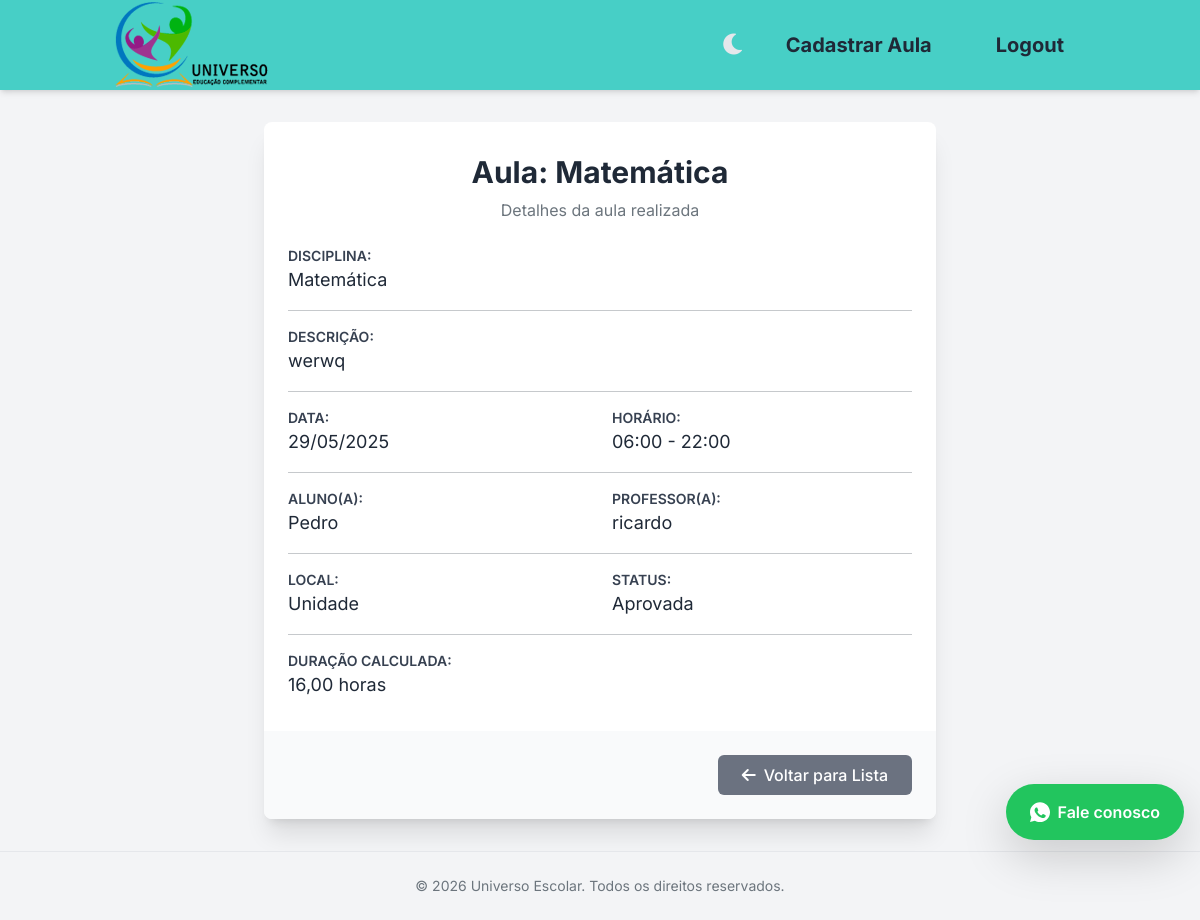
/aula/5/detalhes/ (signed in), run on the app's committed database.
### uniescolar/models.py (models this page shows, shortened)
class Aula(models.Model):
    STATUS_APROVACAO_CHOICES = [
        ('pendente', 'Pendente'),
        ('aprovada', 'Aprovada'),
        ('rejeitada', 'Rejeitada'),
    ]
    id = models.AutoField(primary_key=True)
    local = models.CharField(max_length=100)
    disciplina = models.ForeignKey(Disciplina, on_delete=models.CASCADE, related_name="aulas_disciplina")
    data_inicio = models.DateField(default=timezone.now)
    hora_inicio = models.TimeField(default=hora_inicio_padrao)
    hora_fim = models.TimeField(default=hora_fim_padrao)
    aluno = models.ForeignKey(
        Aluno,
        on_delete=models.CASCADE,
        related_name="aulas"
    )
    professor = models.ForeignKey(
        Professor,
        on_delete=models.CASCADE,
        related_name="aulas_ministradas"
    )
    descricao = models.TextField()
    status_aprovacao = models.CharField( # NOVO CAMPO
        max_length=10,
        choices=STATUS_APROVACAO_CHOICES,
        default='pendente' # Default para novas aulas
    )
    class Meta:
        unique_together = (
            'aluno', 'professor', 'data_inicio', 'hora_inicio', 'hora_fim'
        )

class Disciplina(models.Model):
    nome = models.CharField(max_length=100)
    def __str__(self):
        return f"{self.nome}"

class Aluno(models.Model):
    SEXO_CHOICES = [
        ('M', 'Masculino'),
        ('F', 'Feminino'),
        ('O', 'Outro'),
    ]
    id = models.AutoField(primary_key=True)
    nome = models.CharField(max_length=200)
    sexo = models.CharField(max_length=30, choices=SEXO_CHOICES)
    data_nascimento = models.DateField(default=timezone.now)
    responsavel = models.ForeignKey( # Aluno tem um Responsavel
        Responsavel,
        on_delete=models.CASCADE,
        related_name="alunos_dependentes" # Permite responsavel.alunos_dependentes.all()
    )
    def __str__(self):
        responsavel_nome = str(self.responsavel) if self.responsavel else "Sem responsável"
        return f"{self.nome}"

class Responsavel(models.Model):
    CPF = models.CharField(max_length=14, primary_key=True, default='') # CPF como PK
    user = models.ForeignKey( # Relação com o User do Django
        User,
        on_delete=models.CASCADE,
        default=None,
        null=True,
        blank=True,
        related_name="responsavel_profiles" # Permite user.responsavel_profiles.all()
    )
    profissao = models.CharField(max_length=255)
    def __str__(self):
        if self.user:
            return (
            f"{self.user.first_name} {self.user.last_name}".strip()
            or self.user.username
        )
        return "Responsável sem usuário"

class Professor(models.Model):
    user = models.OneToOneField( # Relação OneToOne com User do Django, User é a PK de Professor
        User,
        on_delete=models.CASCADE,
        primary_key=True,
        default=None,
        related_name="professor_profile" # Permite user.professor_profile
    )
    materia = models.CharField(max_length=100)
    def __str__(self):
        return f"{self.user.username}"

### uniescolar/views.py (the view)
# urls.py: path('aula/<int:id>/detalhes/', views.aula_detail_view, name='detalhe_aula'),
@login_required
def aula_detail_view(request, id):
    aula_instance = get_object_or_404(Aula.objects.select_related('disciplina', 'aluno', 'professor__user'), id=id)
    user_can_view = False
    user_is_gestor = is_gestor_check(request.user)
    user_is_professor_of_aula = hasattr(request.user, 'professor_profile') and aula_instance.professor == request.user.professor_profile
    user_is_responsavel_of_aluno = False
    if hasattr(request.user, 'responsavel_profiles'):
        if aula_instance.aluno.responsavel in request.user.responsavel_profiles.all():
            user_is_responsavel_of_aluno = True
    if user_is_gestor:
        user_can_view = True
    elif user_is_professor_of_aula:
        user_can_view = True
    elif user_is_responsavel_of_aluno and aula_instance.status_aprovacao == 'aprovada':
        user_can_view = True
    if not user_can_view:
        messages.error(request, "Você não tem permissão para ver detalhes desta aula ou a aula não está aprovada.")
        return redirect('home')
    if not hasattr(aula_instance, 'duracao_calculada'):
        aula_instance.duracao_calculada = 0.0
        if aula_instance.hora_inicio and aula_instance.hora_fim:
            dia_para_calculo = aula_instance.data_inicio if aula_instance.data_inicio else date.today()
            try:
                datetime_inicio = datetime.combine(dia_para_calculo, aula_instance.hora_inicio)
                datetime_fim = datetime.combine(dia_para_calculo, aula_instance.hora_fim)
                if datetime_fim > datetime_inicio:
                    aula_instance.duracao_calculada = round((datetime_fim - datetime_inicio).total_seconds() / 3600, 2)
            except TypeError:
                pass
    return render(request,'aula.html',{'aula':aula_instance})

### uniescolar/context_processors.py (called while the page is built)
def nav_access_permissions(request):
    can_add_aula = False
    if request.user.is_authenticated:
        is_professor = False
        if not request.user.is_anonymous:
            try:
                is_professor = Professor.objects.filter(pk=request.user.pk).exists()
            except TypeError: # Pode acontecer se request.user.pk for None para AnonymousUser
                pass
        if request.user.is_superuser or is_professor:
            can_add_aula = True
    return {'can_add_aula_permission': can_add_aula}

### uniescolar/views.py (called while the page is built)
def is_gestor_check(user):
    return user.is_authenticated and hasattr(user, 'gestor_profile')

### uniescolar/templates/aula.html (shortened to what this page needs)
{% extends 'base.html' %}
{% load static %}
{% block content %}
<div class="container mx-auto px-4 py-8">
    <div class="max-w-2xl mx-auto bg-white dark:bg-gray-800 shadow-xl rounded-lg overflow-hidden">
        <div class="px-6 py-8">
            <h2 class="text-3xl font-bold text-content mb-2 text-center">Aula: {{ aula.disciplina }}</h2>
            <p class="text-center text-muted mb-6">Detalhes da aula realizada</p>
            <div class="space-y-4">
                <div>
                    <h5 class="text-sm font-semibold text-label uppercase">Disciplina:</h5>
                    <p class="text-content text-lg">{{ aula.disciplina }}</p>
                </div>
                <hr class="dark:border-gray-700">
                <div>
                    <h5 class="text-sm font-semibold text-label uppercase">Descrição:</h5>
                    <p class="text-content text-lg">{{ aula.descricao|linebreaksbr }}</p>
                </div>
                <hr class="dark:border-gray-700">
                <div class="grid grid-cols-1 md:grid-cols-2 gap-4">
                    <div>
                        <h5 class="text-sm font-semibold text-label uppercase">Data:</h5>
                        <p class="text-content text-lg">{{ aula.data_inicio|date:"d/m/Y" }}</p>
                    </div>
                    <div>
                        <h5 class="text-sm font-semibold text-label uppercase">Horário:</h5>
                        <p class="text-content text-lg">{{ aula.hora_inicio|time:"H:i" }} - {{ aula.hora_fim|time:"H:i" }}</p>
                    </div>
                </div>
                <hr class="dark:border-gray-700">
                <div class="grid grid-cols-1 md:grid-cols-2 gap-4">
                    <div>
                        <h5 class="text-sm font-semibold text-label uppercase">Aluno(a):</h5>
                        <p class="text-content text-lg">{{ aula.aluno }}</p>
                    </div>
                    <div>
                        <h5 class="text-sm font-semibold text-label uppercase">Professor(a):</h5>
                        <p class="text-content text-lg">{{ aula.professor }}</p>
                    </div>
                </div>
                <hr class="dark:border-gray-700">
                <div class="grid grid-cols-1 md:grid-cols-2 gap-4">
                    <div>
                        <h5 class="text-sm font-semibold text-label uppercase">Local:</h5>
                        <p class="text-content text-lg">{{ aula.local }}</p>
                    </div>
                    <div>
                        <h5 class="text-sm font-semibold text-label uppercase">Status:</h5>
                        <p class="text-content text-lg">{{ aula.get_status_aprovacao_display }}</p>
                    </div>
                </div>
                 {% if aula.duracao_calculada %}
                <hr class="dark:border-gray-700">
                <div>
                    <h5 class="text-sm font-semibold text-label uppercase">Duração Calculada:</h5>
                    <p class="text-content text-lg">{{ aula.duracao_calculada|floatformat:2 }} horas</p>
                </div>
                {% endif %}
            </div>
        </div>
        <div class="bg-gray-50 dark:bg-gray-700 px-6 py-4 flex flex-col sm:flex-row justify-end items-center space-y-2 sm:space-y-0 sm:space-x-3">
            <a href="{% url 'home' %}"
               class="btn-secondary-custom text-center w-full sm:w-auto px-4 py-2 rounded-md font-medium flex items-center justify-center">
               <i class="fas fa-arrow-left mr-2"></i>Voltar para Lista
            </a>
        </div>
    </div>
</div>
{% endblock %}

### uniescolar/templates/base.html (style rules this page uses)
body { font-family: "Inter", sans-serif; background-color: #f3f4f6; color: #1f2937; transition: background-color 0.3s ease, color 0.3s ease; display: flex; flex-direction: column; min-height: 100vh; }
.text-content { color: #1f2937; transition: color 0.3s ease; }
.text-muted { color: #4b5563; transition: color 0.3s ease; }
.text-label { color: #374151; transition: color 0.3s ease; }
.btn-secondary-custom { background-color: #6b7280; color: #ffffff; @apply font-semibold py-2 px-4 rounded-md hover:bg-gray-600 transition-colors duration-150 ease-in-out; }

### data on the page
Aula: disciplina "Matemática", descricao "werwq", data_inicio "29/05/2025", hora_inicio "06:00", hora_fim "22:00", aluno "Pedro", professor "ricardo", local "Unidade", status_aprovacao "Aprovada", duracao_calculada "16,00"
